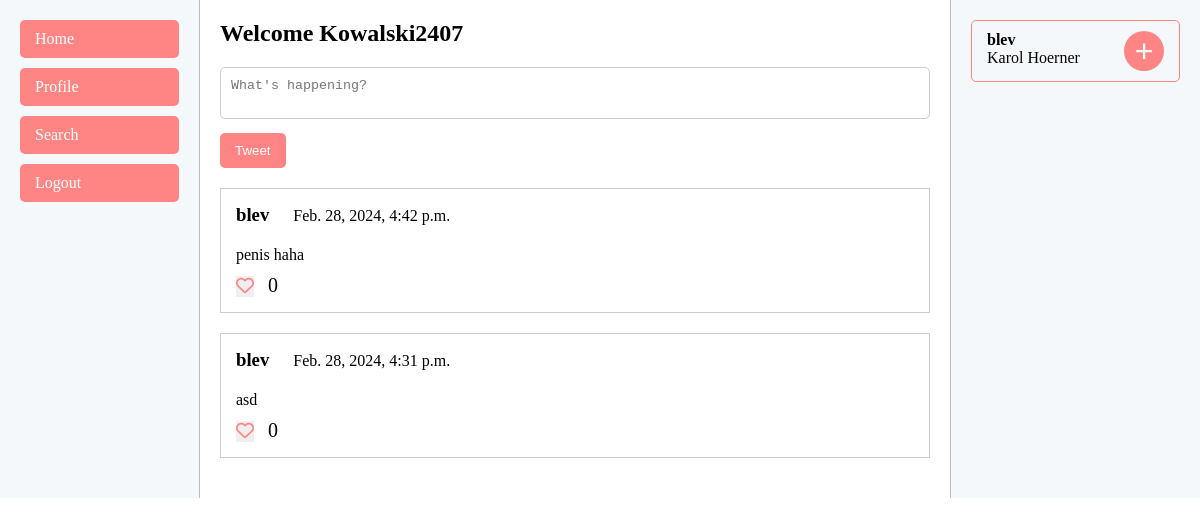
The page / (signed in) on the database as committed earlier.
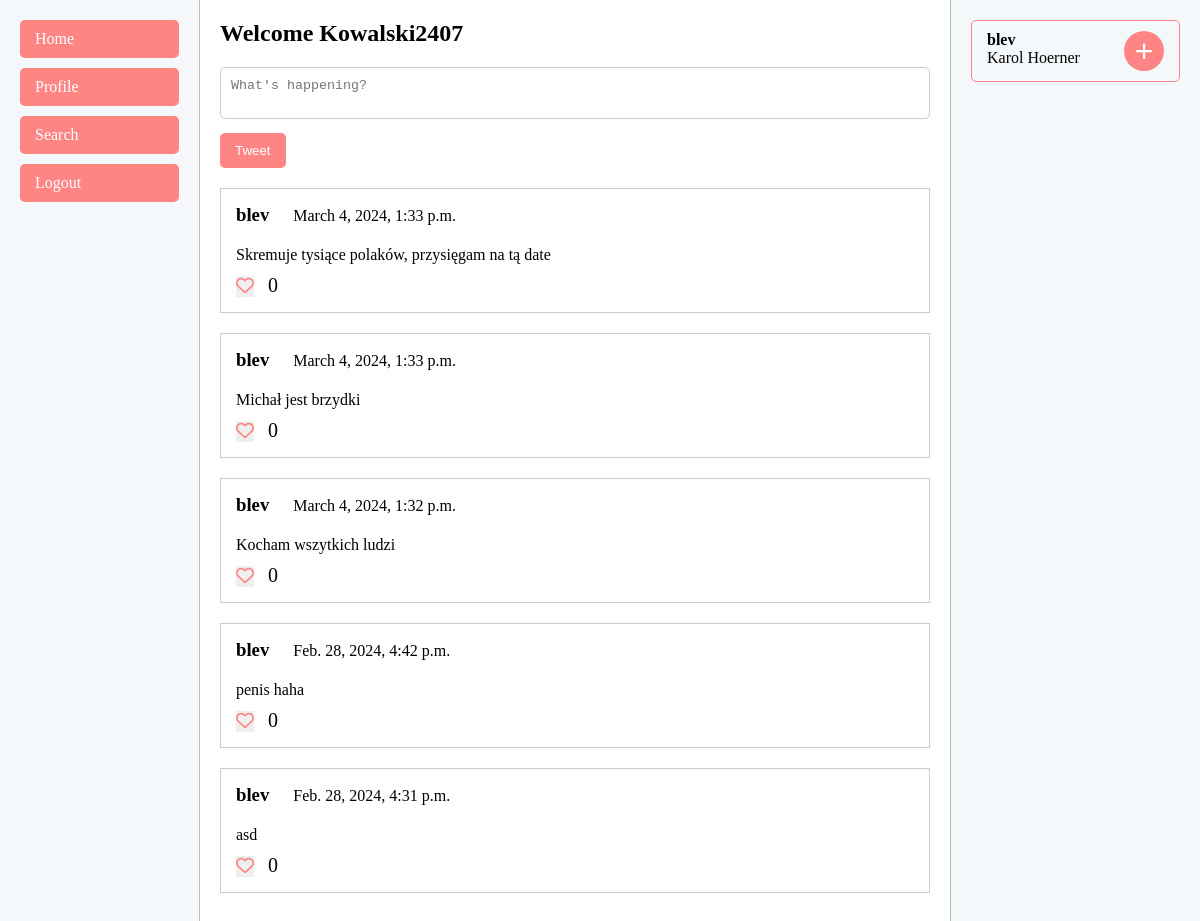
The same page on the database as committed later.
### posts/models.py (models this page shows)
class Post(models.Model):
    user = models.ForeignKey(to=User, to_field='id', on_delete=models.CASCADE, default=None)
    post = models.TextField(max_length=255)
    date_time = models.DateTimeField()

### main_page/views.py (the view)
# urls.py: path('', views.main_page, name='main_page'),
def main_page(request):
    if request.user.is_authenticated:
        user = request.user
        posts = get_main_page_posts(user)
        people_to_observe = get_users_to_observe(user)
        return render(request, 'main_page.html', {'user' : user, 'posts': posts, 'people_to_observe': people_to_observe})

### observers/utils.py (called while the page is built)
def get_users_to_observe(loged_in_user):
    observers = Observer.objects.filter(observed_by=loged_in_user)
    observers_ids = list(observers.values_list('observer', flat=True))
    observers_ids.append(loged_in_user.id)
    users_to_observe = User.objects.exclude(id__in=observers_ids).order_by('username')
    return users_to_observe

### posts/utils.py (called while the page is built)
def get_main_page_posts(logged_in_user):
    posts = Post.objects.exclude(user=logged_in_user).order_by('-date_time')
    user = User.objects.get(id=logged_in_user.id)
    print(user.id)
    like_numbers = [get_like_number(post) for post in posts]
    is_post_liked_by_user_list = are_posts_liked_by_user(posts, logged_in_user)
    for post, like_number, is_liked in zip(posts, like_numbers, is_post_liked_by_user_list):
        post.like_number = like_number
        post.is_liked = is_liked
    return posts

def get_like_number(post):
    return Like.objects.filter(post=post).count()

def are_posts_liked_by_user(posts, user):
    is_post_liked_by_user_list = []
    counter = 0
    for post in posts:
        likes = Like.objects.filter(post=post).values('user')
        for like in likes:
            if like['user'] == user.id:
                is_post_liked_by_user_list.append(True)
        if len(is_post_liked_by_user_list) -1 < counter:
            is_post_liked_by_user_list.append(False)
        counter += 1
    return is_post_liked_by_user_list

### main_page/templates/main_page.html (shortened to what this page needs)
{% load static %}
<!DOCTYPE html>
<html lang="en">
<head>
    <link rel="stylesheet" href="{% static 'main_page.css' %}">
</head>
<body>
    <div class="container">
        <aside class="sidebar left">
            <a href="{% url 'main_page' %}" class="nav-btn">Home</a>
            <a href="{% url 'profile_page' %}" class="nav-btn">Profile</a>
            <a href="" class="nav-btn">Search</a>
            <a href="{% url 'logout' %}" class="nav-btn">Logout</a>
        </aside>
        <main class="main-content">
            <h2 class="welcome-text">Welcome {{user.username}}</h2>
            <form method="post" action="{% url 'add_post' %}" class="new-post-form">
                <textarea name="new-post" placeholder="What's happening?" required></textarea>
                <div style="display: flex; justify-content: space-between;">
                    <div>
                        <button type="submit" class="tweet-btn">Tweet</button>
                    </div>
                </div>
            </form>
            {% for post in posts %}
            <div class="post">
                <h3 class="username">{{post.user}}</h3>
                <p class="date">{{post.date_time}}</p>
                <p class="post-text">{{post.post}}</p>
                {% if post.is_liked %}
                <form action="{% url 'delete_like' %}" method="post" style="display: inline;">
                    {% csrf_token %}
                    <button type="submit" class="heart-btn">
                        <i class="fa fa-heart hearth"></i>
                    </button>
                    <input type="hidden" name="post-id" value="{{post.id}}">
                </form>
                {% else %}
                <form action="{% url 'add_like' %}" method="post" style="display: inline;">
                    <button class="heart-btn">
                        <i class="fa-regular fa-heart hearth"></i>
                    </button>
                </form>
                {% endif %}
                <p class="like-number">{{post.like_number}}</p>
            </div>
            {% endfor %}
        </main>
        <aside class="sidebar right">
            {% for p in people_to_observe %}
            <div class="user-profile">
                <div class="user-data">
                    <b class="username">{{ p.username }}</b>
                    <p class="name">{{ p.first_name }} {{ p.last_name }}</p>
                </div>
                <form action="{% url 'add_observer' %}" method="post">
                    <button type="submit" class="add-observer">+</button>
                </form>
            </div>
            {% endfor%}
        </aside>
    </div>
</body>
</html>

### main_page/static/main_page.css (style rules this page uses)
* { margin: 0; padding: 0; box-sizing: border-box; }
.container { display: flex; }
.sidebar { background-color: #f5f8fa; padding: 20px; }
.right { border-left: #b9bcbe 1px solid; width: 250px; }
.left { border-right: #b9bcbe 1px solid; width: 200px; }
.nav-btn { display: block; width: 100%; padding: 10px 15px; margin-bottom: 10px; background-color: #ff8585; color: white; border: none; border-radius: 5px; cursor: pointer; text-decoration: none; }
.main-content { flex: 1; padding: 20px; }
.post { background-color: #fff; border: 1px solid #ccc; padding: 15px; margin-bottom: 20px; }
.new-post-form { margin-top: 20px; }
.new-post-form textarea { width: 100%; padding: 10px; margin-bottom: 10px; border: 1px solid #ccc; border-radius: 5px; resize: none; }
.new-post-form .tweet-btn { padding: 10px 15px; background-color: #ff8585; color: white; border: none; border-radius: 5px; cursor: pointer; margin-bottom: 20px; }
.tweet-btn { display: inline-block; margin-right: 20px; }
.welcome-text { margin-bottom: 10px; }
.post .username, .add-like { display: inline; margin-right: 20px; }
.date, .like-number { display: inline; }
.post-text { margin-top: 20px; margin-bottom: 10px; }
.user-profile .username { margin-bottom: 5px; }
.user-profile { margin-bottom: 20px; padding: 10px 15px; border: solid 1px #ff8585; border-radius: 5px; display: flex; justify-content: space-between; }
.add-observer { height: 40px; width: 40px; background-color: #ff8585; color: white; border: none; border-radius: 100%; cursor: pointer; font-size: xx-large; }
.heart-btn { border: none; cursor: pointer; font-size: large; text-decoration: none; background-color: none; margin-right: 10px; display: inline; }
.like-number { display: inline; justify-content: center; text-align: center; font-size: 20px; }
.hearth { color: #ff8585; }

Rows that differ between the two databases and show on the page:
added Post: user "blev", date_time "March 4, 2024, 1:33 p.m.", post "Skremuje tysiące polaków, przysięgam na tą date", like_number "0"
added Post: user "blev", date_time "March 4, 2024, 1:33 p.m.", post "Michał jest brzydki", like_number "0"
added Post: user "blev", date_time "March 4, 2024, 1:32 p.m.", post "Kocham wszytkich ludzi", like_number "0"
